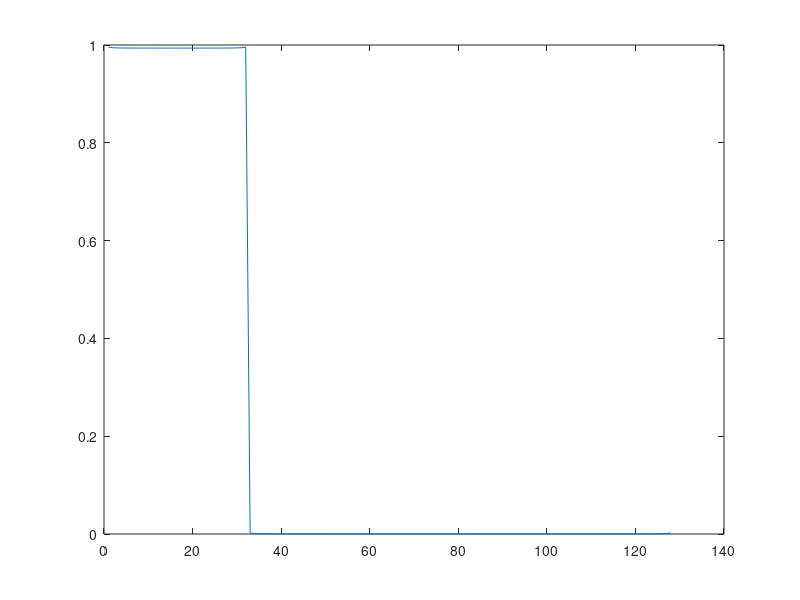
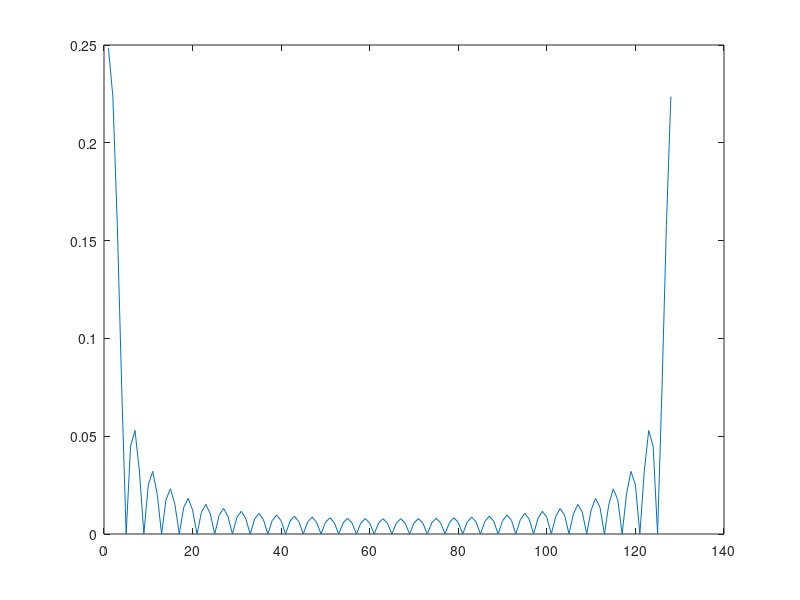

The MATLAB source for these figures, in order:
n = 2^7;
B = 2^2;

H = [ones(n/B, 1); zeros(n-n/B, 1)];
h = ifft(H);

sigma = B*sqrt(log(n));

g = gausswin(n, 1/sigma);
G = fft(g);

f = g.*h;
F = fft(f);

figure;
title("Frequency Response of Achieved Filter");
plot(abs(F));
figure;
title("Impulse Response of Achieved Filter");
plot(abs(f));
